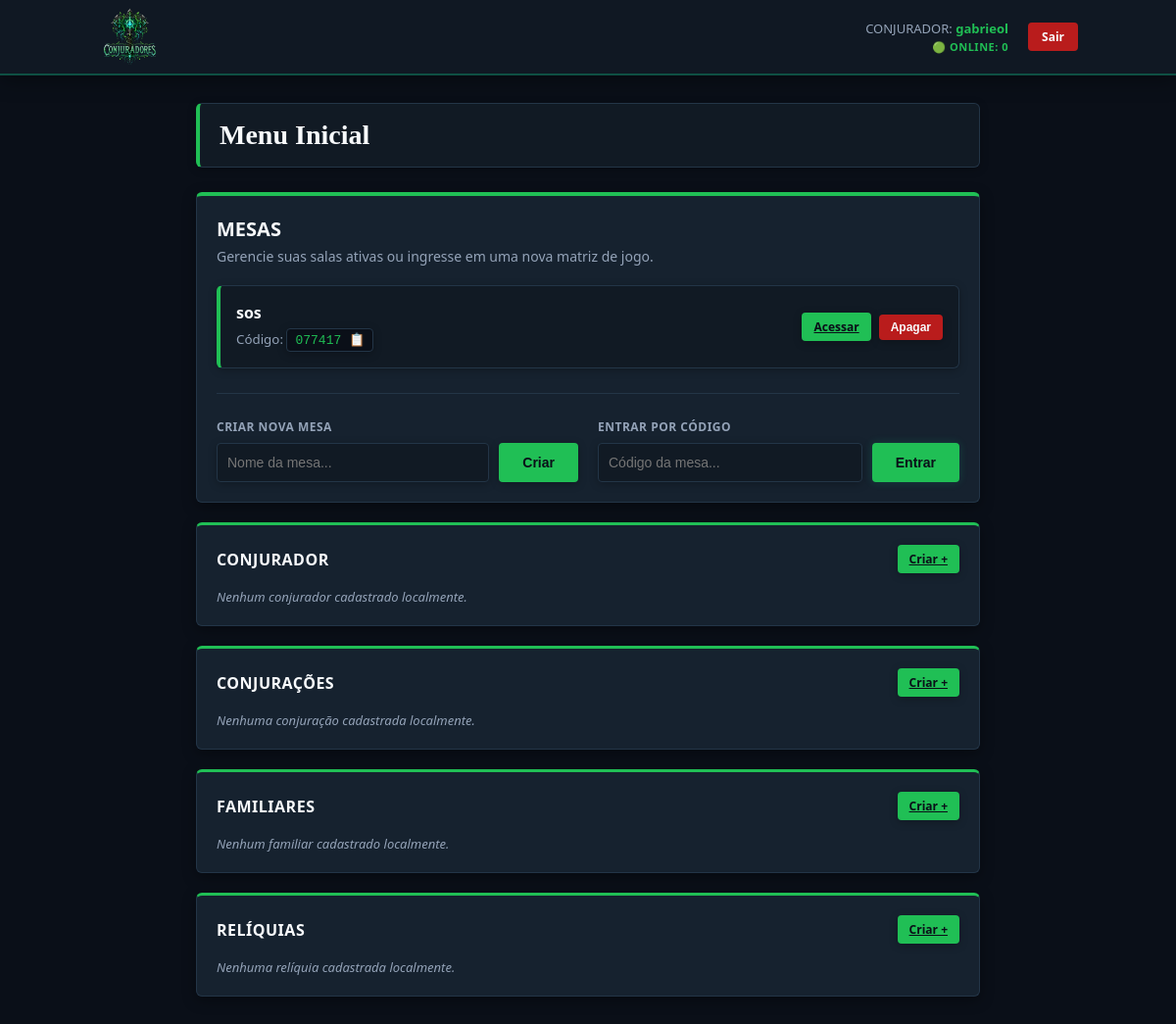
Before: /hub (signed in) with the older database file.
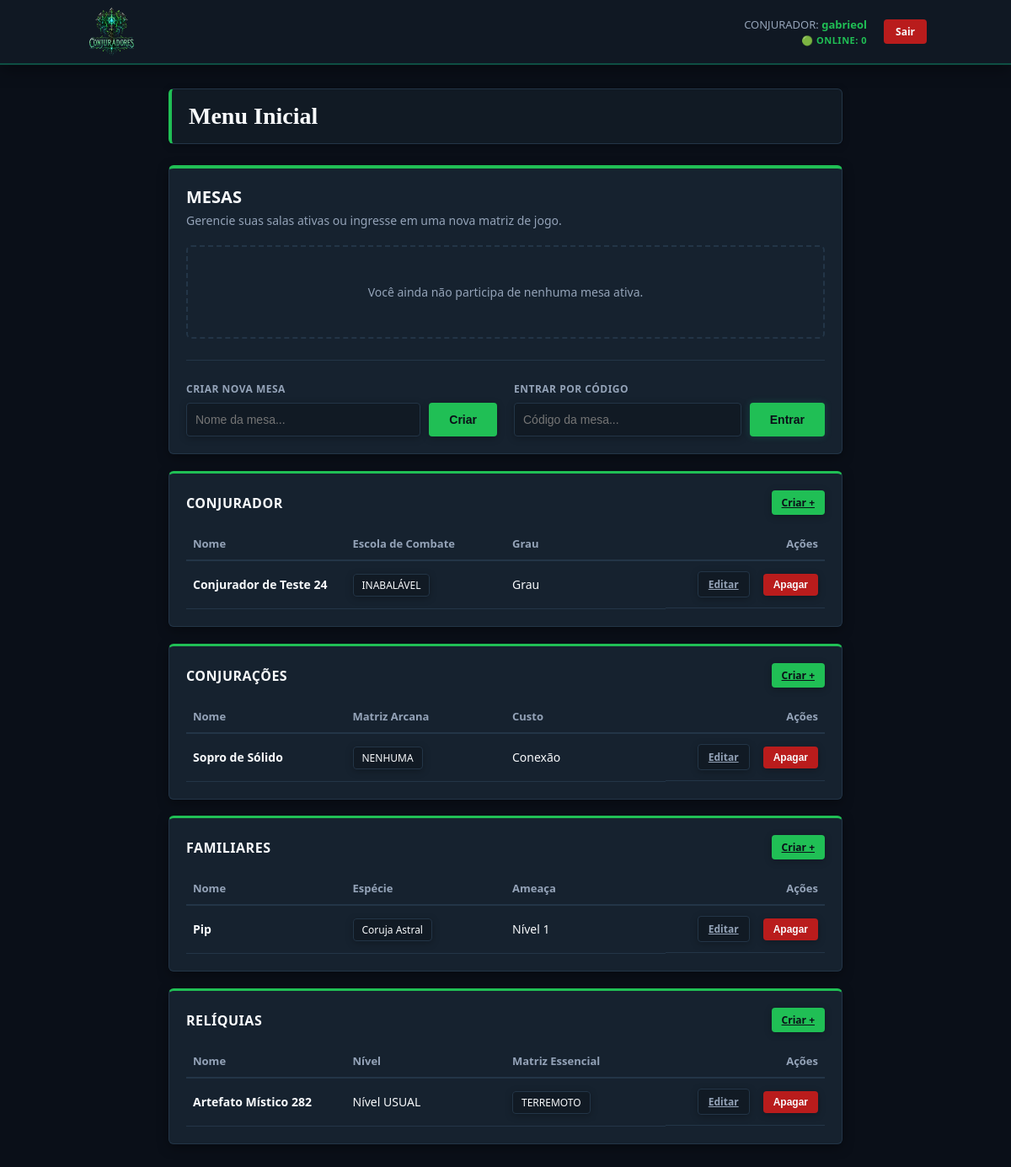
After: the same page with the newer database file.
### tables this page shows
CREATE TABLE usuarios (
                id INTEGER PRIMARY KEY AUTOINCREMENT,
                username TEXT UNIQUE NOT NULL,
                password TEXT NOT NULL
            , last_active TIMESTAMP);

CREATE TABLE mesas (
                id INTEGER PRIMARY KEY AUTOINCREMENT,
                nome TEXT NOT NULL,
                codigo_convite TEXT UNIQUE NOT NULL,
                mestre_id INTEGER NOT NULL,
                FOREIGN KEY(mestre_id) REFERENCES usuarios(id)
            );

CREATE TABLE conjuradores (
                id INTEGER PRIMARY KEY AUTOINCREMENT,
                usuario_id INTEGER NOT NULL DEFAULT 1,
                nome TEXT NOT NULL, idade INTEGER, grau INTEGER, escola TEXT,
                brutalidade INTEGER, astucia INTEGER, sintonizacao INTEGER,
                vitalidade INTEGER, sinto_atrib INTEGER, pericias TEXT,
                passiva_escola TEXT, vida_max INTEGER, conexao_max INTEGER,
                reliquia TEXT, historio TEXT
            );

CREATE TABLE conjuracoes (
                id INTEGER PRIMARY KEY AUTOINCREMENT,
                usuario_id INTEGER NOT NULL DEFAULT 1,
                nome TEXT NOT NULL, matriz TEXT NOT NULL, sub_matriz TEXT,
                custo INTEGER NOT NULL, ganho_conexao INTEGER NOT NULL,
                gasto_action TEXT NOT NULL, alcance TEXT NOT NULL, area TEXT NOT NULL,
                dano TEXT NOT NULL, efeitos TEXT, descricao TEXT
            );

CREATE TABLE familiares (
                id INTEGER PRIMARY KEY AUTOINCREMENT,
                usuario_id INTEGER NOT NULL DEFAULT 1,
                nome TEXT NOT NULL, especie TEXT, ameaca INTEGER, porte TEXT, bioma TEXT,
                matriz TEXT, sub_matriz TEXT, cobertura TEXT, coloracao TEXT,
                temperamento TEXT, habito TEXT, socializacao TEXT,
                hab_fisicas TEXT, hab_matriz TEXT, descricao TEXT
            );

CREATE TABLE reliquias (
                id INTEGER PRIMARY KEY AUTOINCREMENT,
                usuario_id INTEGER NOT NULL DEFAULT 1,
                nome TEXT NOT NULL, nivel TEXT, nucleo TEXT, matriz TEXT, sub_matriz TEXT,
                alcance TEXT, dano TEXT, familiar TEXT, conjuracoes TEXT, descricao TEXT
            );

### controllers/main_controller.py (the view)
@main_bp.route('/hub')
def hub():
    if current_user.is_authenticated:
        conjuradores = CharacterModel.get_all_by_type('conjurador', current_user.id)
        conjuracoes = CharacterModel.get_all_by_type('conjuracao', current_user.id)
        familiares = CharacterModel.get_all_by_type('familiar', current_user.id)
        reliquias = CharacterModel.get_all_by_type('reliquia', current_user.id)
        minhas_mesas = MesaModel.get_mesas_por_usuario(current_user.id)
    else:
        conjuradores = []
        conjuracoes = []
        familiares = []
        reliquias = []
        minhas_mesas = []
    return render_template('hub.html',
                           conjuradores=conjuradores,
                           conjuracoes=conjuracoes,
                           familiares=familiares,
                           reliquias=reliquias,
                           mesas=minhas_mesas)

### app.py (called while the page is built)
@app.before_request
def update_user_activity():
    if current_user.is_authenticated:
        conn = sqlite3.connect('database.db')
        cursor = conn.cursor()
        cursor.execute("UPDATE usuarios SET last_active = ? WHERE id = ?",
                       (datetime.now(), current_user.id))
        conn.commit()
        conn.close()

@app.after_request
def add_header(response):
    response.headers["Cache-Control"] = "no-cache, no-store, must-revalidate"
    response.headers["Pragma"] = "no-cache"
    response.headers["Expires"] = "0"
    return response

@login_manager.user_loader
def load_user(user_id):
    return Usuario.get_by_id(int(user_id))

### models/mesa.py (called while the page is built)
    @staticmethod
    def get_mesas_por_usuario(usuario_id):
        conn = sqlite3.connect('database.db')
        conn.row_factory = sqlite3.Row
        cursor = conn.cursor()
        cursor.execute("""
            SELECT DISTINCT m.id, m.nome, m.codigo_convite, m.mestre_id
            FROM mesas m
            LEFT JOIN participantes p ON p.mesa_id = m.id
            WHERE m.mestre_id = ? OR p.usuario_id = ?
        """, (usuario_id, usuario_id))
        mesas_banco = cursor.fetchall()
        conn.close()
        return [dict(row) for row in mesas_banco]

### models/user.py (called while the page is built)
    @staticmethod
    def get_by_id(user_id):
        conn = sqlite3.connect('database.db')
        cursor = conn.cursor()
        cursor.execute("SELECT id, username, password FROM usuarios WHERE id = ?", (user_id,))
        row = cursor.fetchone()
        conn.close()
        return Usuario(row[0], row[1], row[2]) if row else None

### templates/hub.html (shortened to what this page needs)
{% extends 'base.html' %}
{% block content %}
<div class="hub-header fade-in">
    <div class="user-info">
        <h1>Menu Inicial</h1>
    </div>
</div>
<div class="card mesa-card-container fade-in">
    <h2>MESAS</h2>
    <p class="section-description">Gerencie suas salas ativas ou ingresse em uma nova matriz de jogo.</p>
    <div class="mesas-list">
        {% if mesas %}
            {% for mesa in mesas %}
                <div class="mesa-item {{ loop.cycle('fade-in', 'fade-alt') }}">
                    <div class="mesa-details">
                        <strong class="mesa-title">{{ mesa.nome }}</strong>
                        <small class="mesa-code">
                            Código:
                            <code class="clickable-code" onclick="copiarTexto(this, '{{ mesa.codigo_convite }}')">
                                <span class="codigo-valor">{{ mesa.codigo_convite }}</span>
                                <span class="icone-copia">📋</span>
                            </code>
                        </small>
                    </div>
                    <div class="mesa-actions">
                        <a href="{{ url_for('table.detalhes_mesa', mesa_id=mesa.id) }}" class="btn btn-sm">Acessar</a>
                        {% if mesa.mestre_id == current_user.id %}
                            <form action="{{ url_for('table.delete_mesa', mesa_id=mesa.id) }}" method="POST" class="inline-form">
                                <button type="submit" class="btn btn-sm btn-danger">Apagar</button>
                            </form>
                        {% else %}
                            <form action="{{ url_for('table.sair_da_mesa', mesa_id=mesa.id) }}" method="POST" class="inline-form">
                                <button type="submit" class="btn btn-sm btn-danger">Abandonar</button>
                            </form>
                        {% endif %}
                    </div>
                </div>
            {% endfor %}
        {% else %}
            <div class="empty-state fade-in">
                <p>Você ainda não participa de nenhuma mesa ativa.</p>
            </div>
        {% endif %}
    </div>
    <div class="divider"></div>
    <div class="mesas-forms-grid">
        <form action="{{ url_for('table.criar_mesa') }}" method="POST" class="hub-action-form">
            <label>CRIAR NOVA MESA</label>
            <div class="form-inline-group">
                <input type="text" name="nome_mesa" placeholder="Nome da mesa..." required>
                <button type="submit" class="btn">Criar</button>
            </div>
        </form>
        <form action="{{ url_for('table.entrar_mesa') }}" method="POST" class="hub-action-form">
            <label>ENTRAR POR CÓDIGO</label>
            <div class="form-inline-group">
                <input type="text" name="codigo_mesa" placeholder="Código da mesa..." required>
                <button type="submit" class="btn btn-glow">Entrar</button>
            </div>
        </form>
    </div>
</div>
<div class="card entities-card fade-in">
    <div class="card-section-header">
        <h3>CONJURADOR</h3>
        <a href="/create/conjurador" class="btn btn-sm">Criar +</a>
    </div>
    {% if conjuradores %}
        <table class="hub-table">
            <thead>
                <tr>
                    <th>Nome</th>
                    <th>Escola de Combate</th>
                    <th>Grau</th>
                    <th class="text-right">Ações</th>
                </tr>
            </thead>
            <tbody>
                {% for conj in conjuradores %}
                <tr class="{{ loop.cycle('fade-in', 'fade-alt') }}">
                    <td class="font-bold">{{ conj.nome or conj.NOME or conj[1] }}</td>
                    <td><span class="table-tag">{{ conj.escola or conj.ESCOLA or conj[3] or "Sem Escola" }}</span></td>
                    <td>Grau {{ conj.grau or conj.GRAU or conj[4] }}</td>
                    <td class="table-actions-cell">
                        <a href="/edit/conjurador/{{ conj.id or conj.ID or conj[0] }}" class="btn btn-secondary btn-sm">Editar</a>
                        <form action="{{ url_for('sheet.delete_entity', sheet_type='conjurador', entity_id=conj.id or conj.ID or conj[0]) }}" method="POST" class="inline-form">
                            <button type="submit" class="btn btn-sm btn-danger">Apagar</button>
                        </form>
                    </td>
                </tr>
                {% endfor %}
            </tbody>
        </table>
    {% else %}
        <p class="empty-table-text">Nenhum conjurador cadastrado localmente.</p>
    {% endif %}
</div>
<div class="card entities-card border-cyan fade-alt">
    <div class="card-section-header">
        <h3>CONJURAÇÕES</h3>
        <a href="/create/conjuracao" class="btn btn-sm">Criar +</a>
    </div>
    {% if conjuracoes %}
        <table class="hub-table">
            <thead>
                <tr>
                    <th>Nome</th>
                    <th>Matriz Arcana</th>
                    <th>Custo</th>
                    <th class="text-right">Ações</th>
                </tr>
            </thead>
            <tbody>
                {% for conj in conjuracoes %}
                <tr class="{{ loop.cycle('fade-in', 'fade-alt') }}">
                    <td class="font-bold">{{ conj.nome or conj.NOME or conj[1] }}</td>
                    <td><span class="table-tag">{{ conj.matriz or conj.MATRIZ or conj[2] or "Sem Matriz" }}</span></td>
                    <td>{{ conj.custo or conj.CUSTO or conj[4] }} Conexão</td>
                    <td class="table-actions-cell">
                        <a href="/edit/conjuracao/{{ conj.id or conj.ID or conj[0] }}" class="btn btn-secondary btn-sm">Editar</a>
                        <form action="{{ url_for('sheet.delete_entity', sheet_type='conjuracao', entity_id=conj[0]) }}" method="POST" class="inline-form">
                            <button type="submit" class="btn btn-sm btn-danger">Apagar</button>
                        </form>
                    </td>
                </tr>
                {% endfor %}
            </tbody>
        </table>
    {% else %}
        <p class="empty-table-text">Nenhuma conjuração cadastrada localmente.</p>
    {% endif %}
</div>
<div class="card entities-card fade-in">
    <div class="card-section-header">
        <h3>FAMILIARES</h3>
        <a href="/create/familiar" class="btn btn-sm">Criar +</a>
    </div>
    {% if familiares %}
        <table class="hub-table">
            <thead>
                <tr>
                    <th>Nome</th>
                    <th>Espécie</th>
                    <th>Ameaça</th>
                    <th class="text-right">Ações</th>
                </tr>
            </thead>
            <tbody>
                {% for familiar in familiares %}
                <tr class="{{ loop.cycle('fade-in', 'fade-alt') }}">
                    <td class="font-bold">{{ familiar.nome or familiar.NOME or familiar[1] }}</td>
                    <td><span class="table-tag">{{ familiar.especie or familiar.ESPECIE or familiar[2] }}</span></td>
                    <td>Nível {{ familiar.ameaca or familiar.AMEACA or familiar[3] }}</td>
                    <td class="table-actions-cell">
                        <a href="/edit/familiar/{{ familiar.id or familiar.ID or familiar[0] }}" class="btn btn-secondary btn-sm">Editar</a>
                        <form action="{{ url_for('sheet.delete_entity', sheet_type='familiar', entity_id=familiar.id or familiar.ID or familiar[0]) }}" method="POST" class="inline-form">
                            <button type="submit" class="btn btn-sm btn-danger">Apagar</button>
                        </form>
                    </td>
                </tr>
                {% endfor %}
            </tbody>
        </table>
    {% else %}
        <p class="empty-table-text">Nenhum familiar cadastrado localmente.</p>
    {% endif %}
</div>
<div class="card entities-card fade-alt">
    <div class="card-section-header">
        <h3>RELÍQUIAS</h3>
        <a href="/create/reliquia" class="btn btn-sm">Criar +</a>
    </div>
    {% if reliquias %}
        <table class="hub-table">
            <thead>
                <tr>
                    <th>Nome</th>
                    <th>Nível</th>
                    <th>Matriz Essencial</th>
                    <th class="text-right">Ações</th>
                </tr>
            </thead>
            <tbody>
                {% for reliquia in reliquias %}
                <tr class="{{ loop.cycle('fade-in', 'fade-alt') }}">
                    <td class="font-bold">{{ reliquia.nome or reliquia.NOME or reliquia[1]}}</td>
                    <td>Nível {{ reliquia.nivel or reliquia.NIVEL or reliquia[2] }}</td>
                    <td><span class="table-tag">{{ reliquia.matriz or reliquia.MATRIZ or reliquia[3] }}</span></td>
                    <td class="table-actions-cell">
                        <a href="/edit/reliquia/{{ reliquia.id or reliquia.ID or reliquia[0] }}" class="btn btn-secondary btn-sm">Editar</a>
                        <form action="{{ url_for('sheet.delete_entity', sheet_type='reliquia', entity_id=reliquia.id or reliquia.ID or reliquia[0]) }}" method="POST" class="inline-form">
                            <button type="submit" class="btn btn-sm btn-danger">Apagar</button>
                        </form>
                    </td>
                </tr>
                {% endfor %}
            </tbody>
        </table>
    {% else %}
        <p class="empty-table-text">Nenhuma relíquia cadastrada localmente.</p>
    {% endif %}
</div>
{% endblock %}

### templates/base.html (shortened to what this page needs)
<!DOCTYPE html>
<html lang="pt-br">
    <head>
        <link rel="stylesheet" href="{{ url_for('static', filename='css/style.css') }}">
    </head>
    <body>
        <nav class="main-navbar">
            <div class="nav-container">
                <a href="/" class="nav-logo-link">
                    <img src="{{ url_for('static', filename='logo_conjuradores.png') }}" alt="Logo Conjuradores" class="nav-logo">
                </a>
                <div class="nav-right-side">
                    <div class="nav-status-info">
                        {% if current_user.is_authenticated %}
                            <p class="nav-user-label">CONJURADOR: <strong>{{ current_user.username }}</strong></p>
                        {% else %}
                            <p class="nav-user-label visitor">Modo Visitante</p>
                        {% endif %}
                        <span class="nav-online-count">🟢 ONLINE: <span id="user-count">0</span></span>
                    </div>
                    <div class="nav-auth-actions">
                        {% if current_user.is_authenticated %}
                            <a href="{{ url_for('auth.logout') }}" class="btn-nav btn-nav-danger">Sair</a>
                        {% else %}
                            <a href="{{ url_for('auth.login') }}" class="btn-nav btn-nav-primary">Entrar</a>
                            <a href="{{ url_for('auth.register') }}" class="btn-nav btn-nav-secondary">Registrar</a>
                        {% endif %}
                    </div>
                </div>
            </div>
        </nav>
        <div class="container fade-in">
            {% block content %}{% endblock %}
        </div>
    </body>
</html>

Changed rows visible on the page:
removed mesas: nome "sos", codigo_convite "077417"
added conjuradores: nome "Conjurador de Teste 24", escola "INABALÁVEL"
added conjuracoes: nome "Sopro de Sólido", sub_matriz "NENHUMA"
added familiares: nome "Pip", especie "Coruja Astral", ameaca "1"
added reliquias: nome "Artefato Místico 282", nivel "USUAL", matriz "TERREMOTO"
Other visible differences:
text no longer shown: "Nenhum conjurador cadastrado localmente. Nenhuma conjuração cadastrada localmente. Nenhum familiar cadastrado localmente. Nenhuma relíquia cadastrada localmente."
text now shown: "Você ainda não participa de nenhuma mesa ativa. Nome Escola de Combate Grau Ações Nome Matriz Arcana Custo Ações Nome Espécie Ameaça Ações Nome Nível Matriz Essencial Ações"
